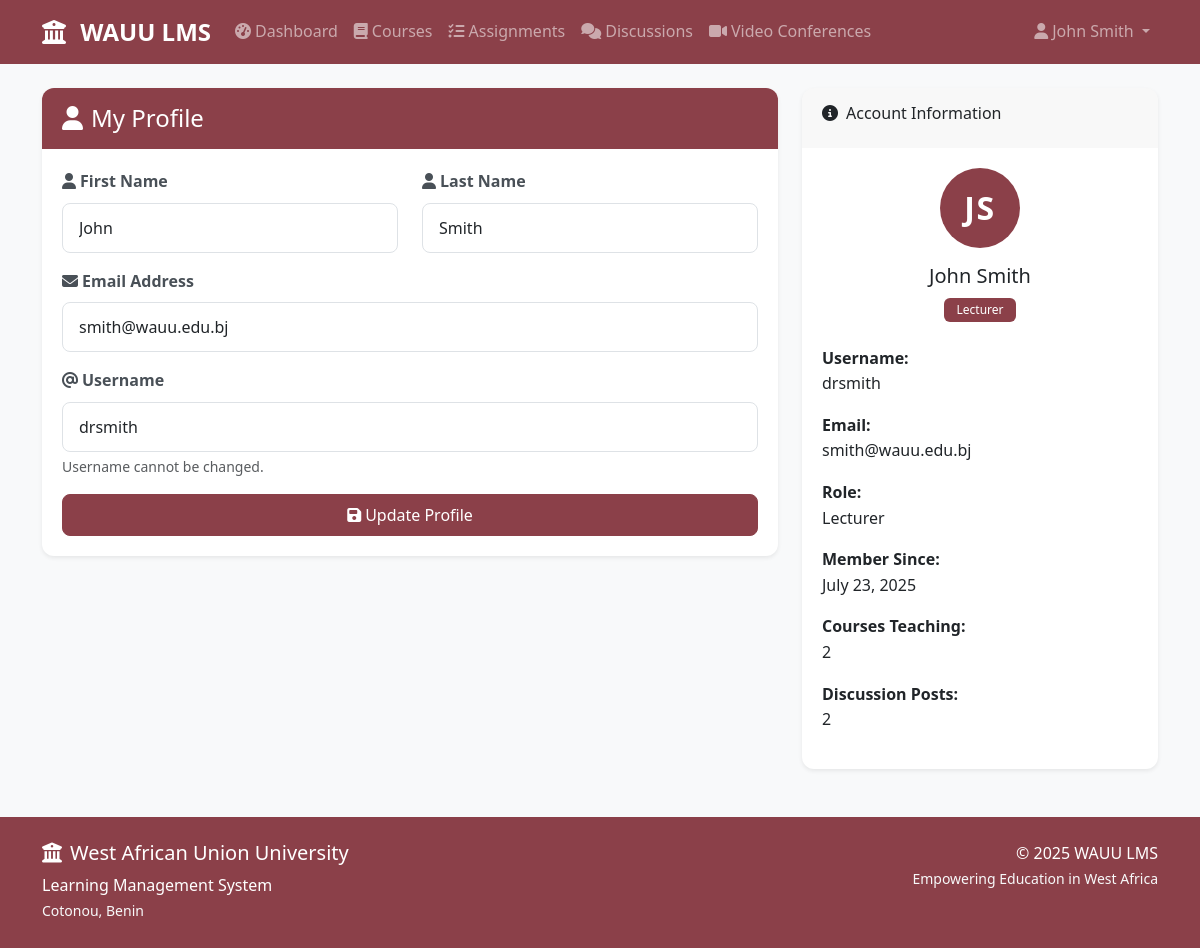
The page /profile (signed in) on the database its author committed.
### models.py (models this page shows, shortened)
class User(UserMixin, db.Model):
    id = db.Column(db.Integer, primary_key=True)
    username = db.Column(db.String(64), unique=True, nullable=False)
    email = db.Column(db.String(120), unique=True, nullable=False)
    password_hash = db.Column(db.String(256))
    first_name = db.Column(db.String(64), nullable=False)
    last_name = db.Column(db.String(64), nullable=False)
    role = db.Column(db.String(20), nullable=False, default='student')  # student, lecturer, admin
    created_at = db.Column(db.DateTime, default=datetime.utcnow)
    enrollments = db.relationship('Enrollment', backref='user', lazy='dynamic')
    taught_courses = db.relationship('Course', backref='lecturer', lazy='dynamic')
    submissions = db.relationship('Submission', backref='student', lazy='dynamic')
    posts = db.relationship('Post', backref='author', lazy='dynamic')
    grades = db.relationship('Grade', backref='student', lazy='dynamic')
    def get_full_name(self):
        return f"{self.first_name} {self.last_name}"
    def is_admin(self):
        return self.role == 'admin'
    def is_lecturer(self):
        return self.role == 'lecturer'
    def is_student(self):
        return self.role == 'student'

### routes.py (the view)
@app.route('/profile')
@login_required
def profile():
    return render_template('profile.html')

### app.py (called while the page is built)
@login_manager.user_loader
def load_user(user_id):
    from models import User
    return User.query.get(int(user_id))

### templates/profile.html (shortened to what this page needs)
{% extends "base.html" %}
{% block content %}
<div class="row">
    <div class="col-md-8">
        <div class="card">
            <div class="card-header wauu-bg text-white">
                <h4 class="mb-0"><i class="fas fa-user me-2"></i>My Profile</h4>
            </div>
            <div class="card-body">
                <form method="POST" action="{{ url_for('update_profile') }}">
                    <div class="row">
                        <div class="col-md-6">
                            <div class="mb-3">
                                <label for="first_name" class="form-label">
                                    <i class="fas fa-user me-1"></i>First Name
                                </label>
                                <input type="text" class="form-control" id="first_name" name="first_name"
                                       value="{{ current_user.first_name }}" required>
                            </div>
                        </div>
                        <div class="col-md-6">
                            <div class="mb-3">
                                <label for="last_name" class="form-label">
                                    <i class="fas fa-user me-1"></i>Last Name
                                </label>
                                <input type="text" class="form-control" id="last_name" name="last_name"
                                       value="{{ current_user.last_name }}" required>
                            </div>
                        </div>
                    </div>
                    <div class="mb-3">
                        <label for="email" class="form-label">
                            <i class="fas fa-envelope me-1"></i>Email Address
                        </label>
                        <input type="email" class="form-control" id="email" name="email"
                               value="{{ current_user.email }}" required>
                    </div>
                    <div class="mb-3">
                        <label for="username" class="form-label">
                            <i class="fas fa-at me-1"></i>Username
                        </label>
                        <input type="text" class="form-control" id="username" name="username"
                               value="{{ current_user.username }}" readonly>
                        <div class="form-text">Username cannot be changed.</div>
                    </div>
                    <div class="d-grid">
                        <button type="submit" class="btn wauu-btn">
                            <i class="fas fa-save me-1"></i>Update Profile
                        </button>
                    </div>
                </form>
            </div>
        </div>
    </div>
    <div class="col-md-4">
        <div class="card">
            <div class="card-header">
                <h6><i class="fas fa-info-circle me-2"></i>Account Information</h6>
            </div>
            <div class="card-body">
                <div class="text-center mb-4">
                    <div class="rounded-circle wauu-bg text-white d-flex align-items-center justify-content-center mx-auto" style="width: 80px; height: 80px; font-size: 2rem;">
                        {{ current_user.first_name[0] }}{{ current_user.last_name[0] }}
                    </div>
                    <h5 class="mt-3">{{ current_user.get_full_name() }}</h5>
                    <span class="badge wauu-bg">{{ current_user.role.title() }}</span>
                </div>
                <div class="mb-3">
                    <strong>Username:</strong><br>
                    {{ current_user.username }}
                </div>
                <div class="mb-3">
                    <strong>Email:</strong><br>
                    {{ current_user.email }}
                </div>
                <div class="mb-3">
                    <strong>Role:</strong><br>
                    {{ current_user.role.title() }}
                </div>
                <div class="mb-3">
                    <strong>Member Since:</strong><br>
                    {{ current_user.created_at.strftime('%B %d, %Y') }}
                </div>
                {% if current_user.is_student() %}
                <div class="mb-3">
                    <strong>Enrolled Courses:</strong><br>
                    {{ current_user.enrollments.count() }}
                </div>
                <div class="mb-3">
                    <strong>Submissions:</strong><br>
                    {{ current_user.submissions.count() }}
                </div>
                <div class="mb-3">
                    <strong>Grades Received:</strong><br>
                    {{ current_user.grades.count() }}
                </div>
                {% elif current_user.is_lecturer() %}
                <div class="mb-3">
                    <strong>Courses Teaching:</strong><br>
                    {{ current_user.taught_courses.count() }}
                </div>
                <div class="mb-3">
                    <strong>Discussion Posts:</strong><br>
                    {{ current_user.posts.count() }}
                </div>
                {% endif %}
            </div>
        </div>
    </div>
</div>
{% endblock %}

### templates/base.html (shortened to what this page needs)
<!DOCTYPE html>
<html lang="en">
<head>
    <link href="https://cdn.jsdelivr.net/npm/bootstrap@5.3.0/dist/css/bootstrap.min.css" rel="stylesheet">
    <link rel="stylesheet" href="https://cdnjs.cloudflare.com/ajax/libs/font-awesome/6.4.0/css/all.min.css">
    <link rel="stylesheet" href="{{ url_for('static', filename='css/style.css') }}">
</head>
<body>
    <nav class="navbar navbar-expand-lg navbar-dark wauu-navbar">
        <div class="container">
            <a class="navbar-brand" href="{{ url_for('dashboard') }}">
                <i class="fas fa-university me-2"></i>
                <strong>WAUU LMS</strong>
            </a>
            {% if current_user.is_authenticated %}
            <div class="collapse navbar-collapse" id="navbarNav">
                <ul class="navbar-nav me-auto">
                    <li class="nav-item">
                        <a class="nav-link" href="{{ url_for('dashboard') }}">
                            <i class="fas fa-tachometer-alt me-1"></i>Dashboard
                        </a>
                    </li>
                    <li class="nav-item">
                        <a class="nav-link" href="{{ url_for('courses') }}">
                            <i class="fas fa-book me-1"></i>Courses
                        </a>
                    </li>
                    <li class="nav-item">
                        <a class="nav-link" href="{{ url_for('assignments') }}">
                            <i class="fas fa-tasks me-1"></i>Assignments
                        </a>
                    </li>
                    <li class="nav-item">
                        <a class="nav-link" href="{{ url_for('discussions') }}">
                            <i class="fas fa-comments me-1"></i>Discussions
                        </a>
                    </li>
                    <li class="nav-item">
                        <a class="nav-link" href="{{ url_for('video_conferences') }}">
                            <i class="fas fa-video me-1"></i>Video Conferences
                        </a>
                    </li>
                </ul>
                <ul class="navbar-nav">
                    <li class="nav-item dropdown">
                        <a class="nav-link dropdown-toggle" href="#" role="button" data-bs-toggle="dropdown">
                            <i class="fas fa-user me-1"></i>{{ current_user.get_full_name() }}
                        </a>
                    </li>
                </ul>
            </div>
            {% endif %}
        </div>
    </nav>
    <main class="container my-4">
        {% block content %}{% endblock %}
    </main>
    <footer class="wauu-footer mt-5 py-4">
        <div class="container">
            <div class="row">
                <div class="col-md-6">
                    <h5><i class="fas fa-university me-2"></i>West African Union University</h5>
                    <p class="mb-0">Learning Management System</p>
                    <small class="text-light">Cotonou, Benin</small>
                </div>
                <div class="col-md-6 text-md-end">
                    <p class="mb-0">© 2025 WAUU LMS</p>
                    <small class="text-light">Empowering Education in West Africa</small>
                </div>
            </div>
        </div>
    </footer>
</body>
</html>

### static/css/style.css (style rules this page uses)
:root { --wauu-wine: #8b4049; --wauu-wine-dark: #722f37; --wauu-wine-light: #a45a63; }
.wauu-bg { background-color: var(--wauu-wine) !important; }
.wauu-navbar { background-color: var(--wauu-wine) !important; }
.wauu-footer { background-color: var(--wauu-wine) !important; color: white; }
.wauu-btn { background-color: var(--wauu-wine); border-color: var(--wauu-wine); color: white; }
body { font-family: 'Segoe UI', Tahoma, Geneva, Verdana, sans-serif; background-color: #f8f9fa; line-height: 1.6; }
.navbar-brand { font-weight: 700; font-size: 1.5rem; }
.nav-link { font-weight: 500; transition: all 0.3s ease; }
.card { border: none; border-radius: 0.75rem; box-shadow: 0 0.125rem 0.25rem rgba(0, 0, 0, 0.075); transition: all 0.3s ease; }
.card-header { border-bottom: none; border-radius: 0.75rem 0.75rem 0 0 !important; padding: 1rem 1.25rem; }
.card-body { padding: 1.25rem; }
.btn { border-radius: 0.5rem; font-weight: 500; padding: 0.5rem 1rem; transition: all 0.3s ease; }
.form-control { border-radius: 0.5rem; border: 1px solid #dee2e6; padding: 0.75rem 1rem; transition: all 0.3s ease; }
.form-label { font-weight: 600; color: #495057; margin-bottom: 0.5rem; }
.badge { font-weight: 500; padding: 0.375rem 0.75rem; border-radius: 0.375rem; }
.wauu-footer { margin-top: auto; }
.rounded-circle { font-weight: 600; letter-spacing: 0.05em; }

### rows shown on the page
User: get_full_name "John Smith", first_name "John", last_name "Smith", email "smith@wauu.edu.bj", username "drsmith", first_name "J", last_name "S", role "Lecturer", created_at "July 23, 2025"

### other values the page prints
{{ current_user.taught_courses.count() }} "2"
{{ current_user.posts.count() }} "2"
